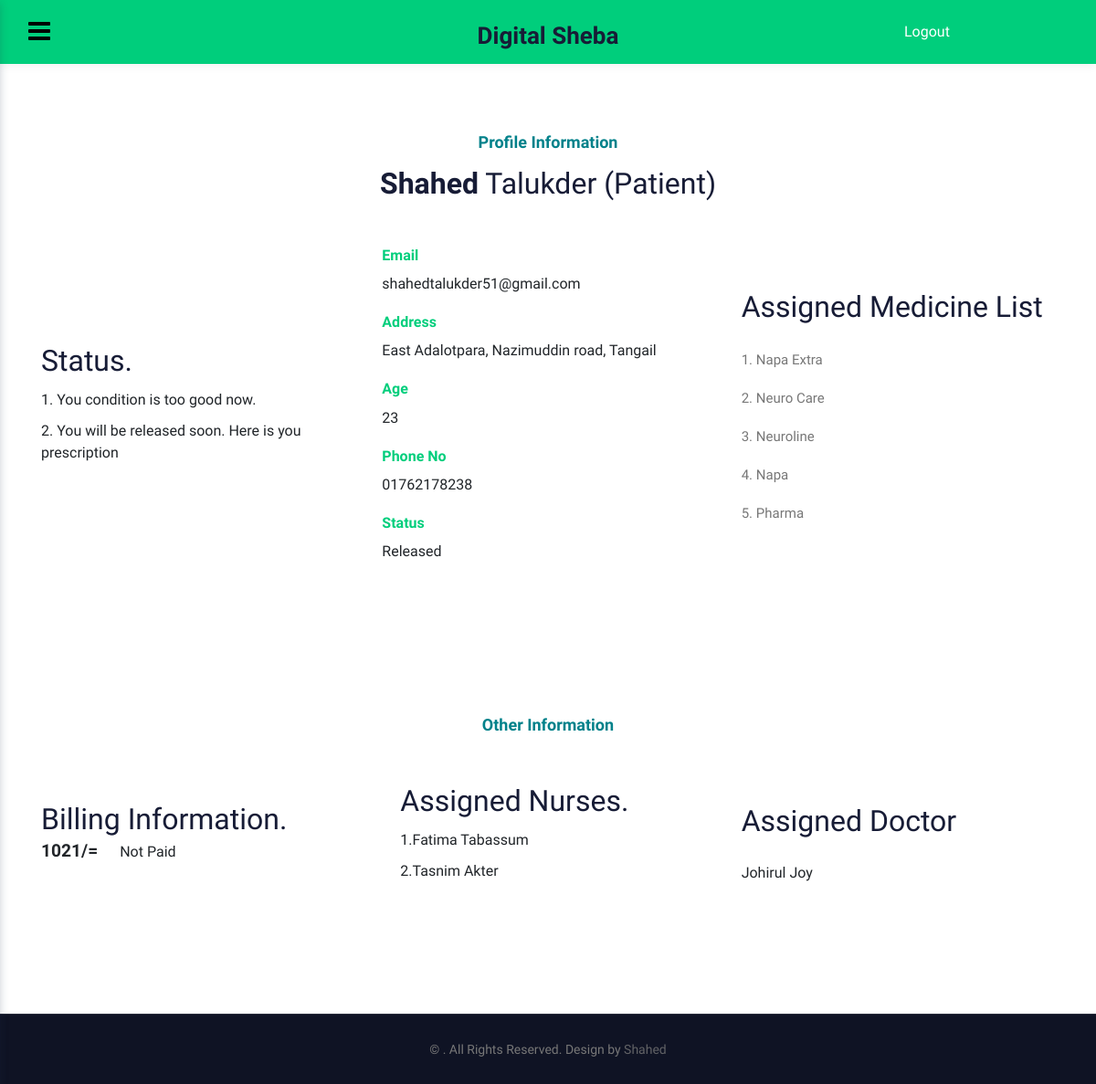
/patient/profile/ (signed in), run on an earlier commit of the app's database.
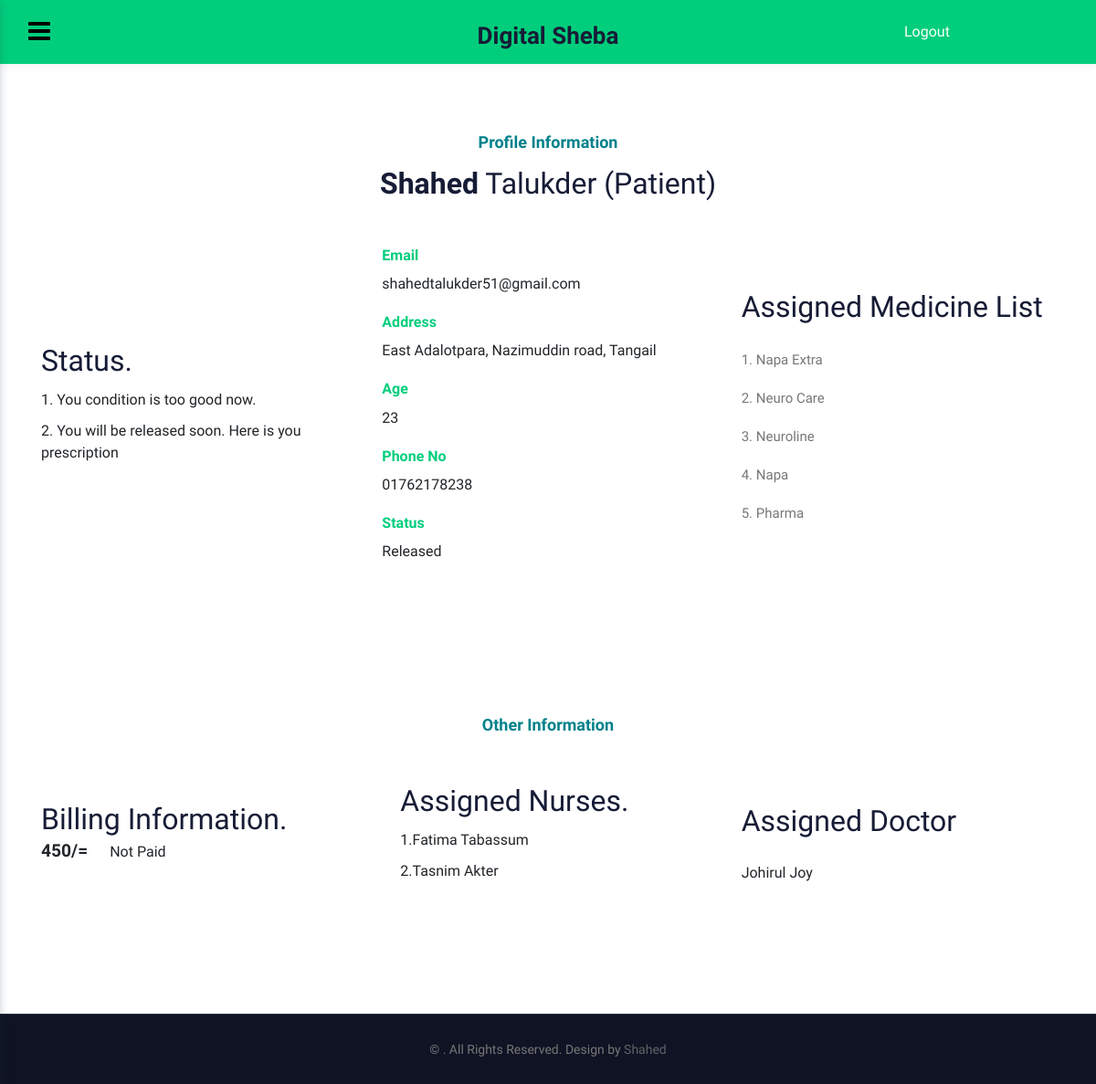
And on a later commit of the database.
### main/models.py (models this page shows, shortened)
class Bill(models.Model):
    patient = models.OneToOneField(Patient, on_delete=models.CASCADE, primary_key=True)
    bill = models.CharField(max_length=120,blank=True,null=True)
    paid = models.BooleanField(default=False)
    class Meta:
        db_table = "billing_information"

### patient/views.py (the view)
# urls.py: path('profile/', views.user_profile, name="user_profile"),
def profile(request):
    if request.user.is_authenticated and request.user.is_patient:
        pat = Patient.objects.filter(pk=request.user.pk)
        medicines = assignMedicineNew.objects.filter(patient=pat[0].user.pk)
        report = PatientHealthReport.objects.filter(patient=pat[0].user.pk)
        bill = Bill.objects.filter(patient=pat[0].user.pk)
        nurses = assignNurse.objects.filter(patient=pat[0].user.pk)
        doctors = assignedDoctor.objects.filter(patient=pat[0].user.pk)
        medicines_new = []
        for i in medicines:
            for j in i.medicine.all():
                if j.medicine_name not in medicines_new:
                    medicines_new.append(j.medicine_name)
        context = {"title":"Profile | {}".format(pat[0].full_name),'patient':pat[0],'medicine_name':medicines_new,'report':report,'bill':bill,'nurse':nurses,'doctor':doctors}
        return render(request, 'patient_profile.html',context)
    else:
        return redirect('/patient/home')

### patient/templates/patient_profile.html (shortened to what the changed rows need)
{%extends 'patient_base.html'%}
{%load static%}
{%block main_content%}
<section class="w3l-about1 py-5" id="intro">
    <div class="new-block top-bottom py-md-4">
        <div class="container">
            <div class="row mt-lg-5 mt- align-items-center">
                <div class="col-lg-4 middle-section text-left">
                    <div class="section-width mb-lg-4">
                        {%if bill%}
                        <h3 class="hny-title">Billing Information.</h3>
                        {%for i in bill%}
                        <span id="amount">{{i.bill}}/=</span>
                        {%if i.paid == True%}
                        <span id="status">Paid</span>
                        {%else%}
                        <span id="status">Not Paid</span>
                        {%endif%}
                        {%endfor%}
                        {%endif%}
                    </div>
                </div>
            </div>
        </div>
    </div>
</section>
{%endblock main_content%}

What changed in the data, as far as the page shows it:
changed Bill: bill "1021" → "450"
